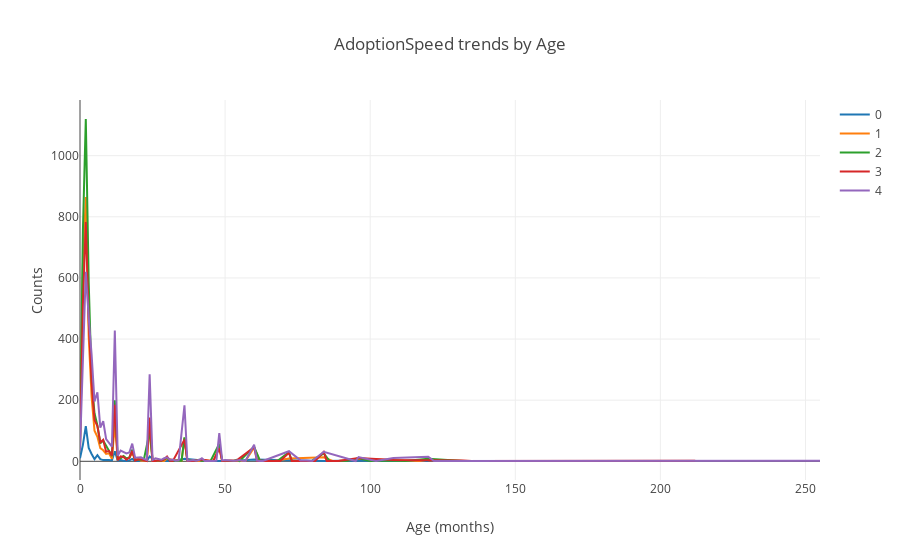

Notebook code cell kept with this figure:
### Code cell
data = []
for a in range(5):
    df = train.loc[train['AdoptionSpeed'] == a]

    data.append(go.Scatter(
        x = df['Age'].value_counts().sort_index().index,
        y = df['Age'].value_counts().sort_index().values,
        name = str(a)
    ))
    
layout = go.Layout(dict(title = "AdoptionSpeed trends by Age",
                  xaxis = dict(title = 'Age (months)'),
                  yaxis = dict(title = 'Counts'),
                  )
                  )
py.iplot(dict(data=data, layout=layout), filename='basic-line')

### Figure 1 — Plotly figure (JSON) as saved in the notebook; plotly's stock layout.template omitted (floating-point values rounded to 4 significant figures)
{"data": [{"name": "0", "type": "scatter", "uid": "02364974-b80a-4fb9-b7ed-177f7ca10846", "x": [0, 1, 2, 3, 4, 5, 6, 7, 8, 9, 10, 11, 12, 13, 14, 15, 16, 17, 18, 19, 21, 22, 23, 24, 26, 27, 28, 29, 30, 32, 36, 44, 48, 53, 54, 60, 72, 78, 82, 84, 96, 112, 120], "y": [10, 54, 115, 44, 24, 7, 20, 7, 4, 5, 4, 3, 33, 2, 4, 2, 1, 3, 8, 1, 1, 1, 1, 16, 1, 1, 2, 1, 2, 1, 8, 1, 2, 1, 2, 6, 4, 1, 1, 1, 3, 1, 1]}, {"name": "1", "type": "scatter", "uid": "fcbc9202-b877-4d77-9274-fbabb2b67336", "x": [0, 1, 2, 3, 4, 5, 6, 7, 8, 9, 10, 11, 12, 13, 14, 15, 16, 17, 18, 19, 20, 21, 22, 23, 24, 25, 27, 28, 29, 30, 32, 35, 36, 37, 38, 39, 41, 42, 46, 48, 49, 50, 51, 52, 53, 54, 55, 56, 57, 60, 62, 63, 65, 67, 72, 84, 87, 89, 96, 108, 117, 120, 132, 147], "y": [50, 643, 865, 408, 211, 100, 80, 43, 36, 24, 26, 8, 121, 7, 11, 16, 9, 11, 27, 7, 8, 2, 2, 2, 110, 2, 2, 2, 1, 10, 4, 1, 77, 2, 1, 1, 1, 4, 1, 47, 1, 2, 2, 3, 2, 2, 1, 1, 1, 45, 1, 1, 1, 1, 9, 13, 1, 1, 8, 3, 1, 5, 1, 1]}, {"name": "2", "type": "scatter", "uid": "ceef412e-93a3-45f8-b5fd-2432500c2a9f", "x": [0, 1, 2, 3, 4, 5, 6, 7, 8, 9, 10, 11, 12, 13, 14, 15, 16, 17, 18, 19, 20, 21, 22, 24, 25, 26, 27, 28, 29, 30, 31, 32, 33, 34, 35, 36, 37, 38, 39, 41, 42, 45, 48, 49, 50, 51, 53, 54, 55, 60, 62, 64, 65, 67, 68, 72, 73, 74, 76, 77, 78, 80, 84, 86, 88, 91, 92, 96, 100, 108, 112, 120, 132, 144, 156], "y": [44, 754, 1120, 586, 265, 157, 117, 59, 68, 51, 37, 17, 200, 9, 10, 17, 9, 12, 38, 4, 5, 5, 5, 97, 2, 1, 3, 2, 6, 11, 2, 3, 2, 2, 2, 78, 2, 4, 1, 5, 2, 1, 58, 1, 1, 1, 2, 5, 1, 48, 2, 2, 3, 1, 1, 30, 1, 1, 1, 3, 1, 2, 26, 1, 1, 1, 2, 10, 1, 3, 1, 8, 1, 1, 1]}, {"name": "3", "type": "scatter", "uid": "e12b87b2-b9bc-4d5b-9c92-0fb279d12cc7", "x": [0, 1, 2, 3, 4, 5, 6, 7, 8, 9, 10, 11, 12, 13, 14, 15, 16, 17, 18, 19, 20, 21, 22, 23, 24, 25, 26, 27, 28, 29, 30, 31, 32, 36, 37, 39, 42, 45, 46, 48, 49, 50, 51, 52, 53, 54, 60, 61, 62, 64, 66, 67, 69, 72, 73, 75, 81, 84, 85, 89, 96, 108, 120, 132, 135, 144, 168, 180, 212], "y": [39, 511, 783, 458, 260, 135, 115, 62, 70, 31, 34, 18, 185, 4, 16, 14, 5, 12, 34, 2, 6, 7, 3, 1, 143, 1, 1, 3, 2, 7, 16, 2, 1, 71, 1, 1, 6, 1, 3, 42, 1, 1, 1, 1, 1, 3, 46, 1, 2, 1, 1, 1, 1, 28, 1, 1, 1, 31, 1, 1, 11, 4, 4, 3, 1, 1, 1, 1, 2]}, {"name": "4", "type": "scatter", "uid": "817733f3-9d1b-47d5-aeba-3d49202710a4", "x": [0, 1, 2, 3, 4, 5, 6, 7, 8, 9, 10, 11, 12, 13, 14, 15, 16, 17, 18, 19, 20, 21, 22, 23, 24, 25, 26, 27, 28, 29, 30, 31, 32, 33, 34, 36, 37, 38, 39, 40, 41, 42, 43, 46, 47, 48, 49, 50, 51, 53, 54, 55, 56, 57, 60, 61, 62, 63, 72, 76, 78, 80, 84, 95, 96, 102, 108, 120, 122, 123, 132, 144, 180, 212, 238, 255], "y": [36, 342, 620, 470, 349, 196, 226, 110, 131, 73, 61, 48, 428, 18, 35, 30, 26, 29, 58, 12, 13, 13, 8, 4, 285, 5, 10, 8, 5, 10, 13, 5, 6, 2, 3, 183, 2, 3, 4, 2, 4, 10, 1, 1, 2, 92, 3, 4, 3, 2, 3, 4, 2, 1, 54, 2, 1, 1, 33, 3, 3, 1, 31, 1, 14, 1, 11, 15, 1, 1, 3, 2, 1, 1, 1, 2]}], "layout": {"title": {"text": "AdoptionSpeed trends by Age"}, "xaxis": {"title": {"text": "Age (months)"}}, "yaxis": {"title": {"text": "Counts"}}}}
